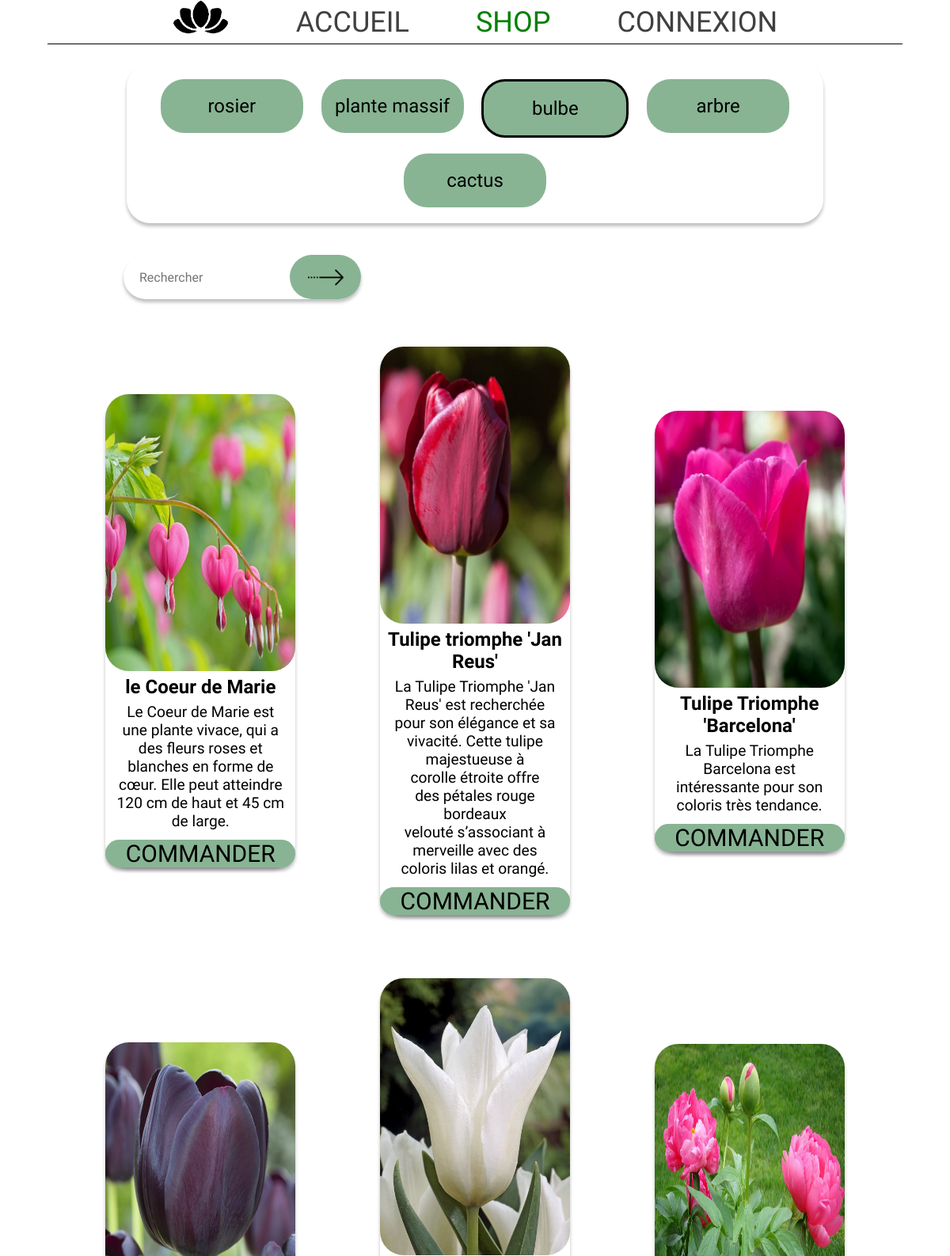
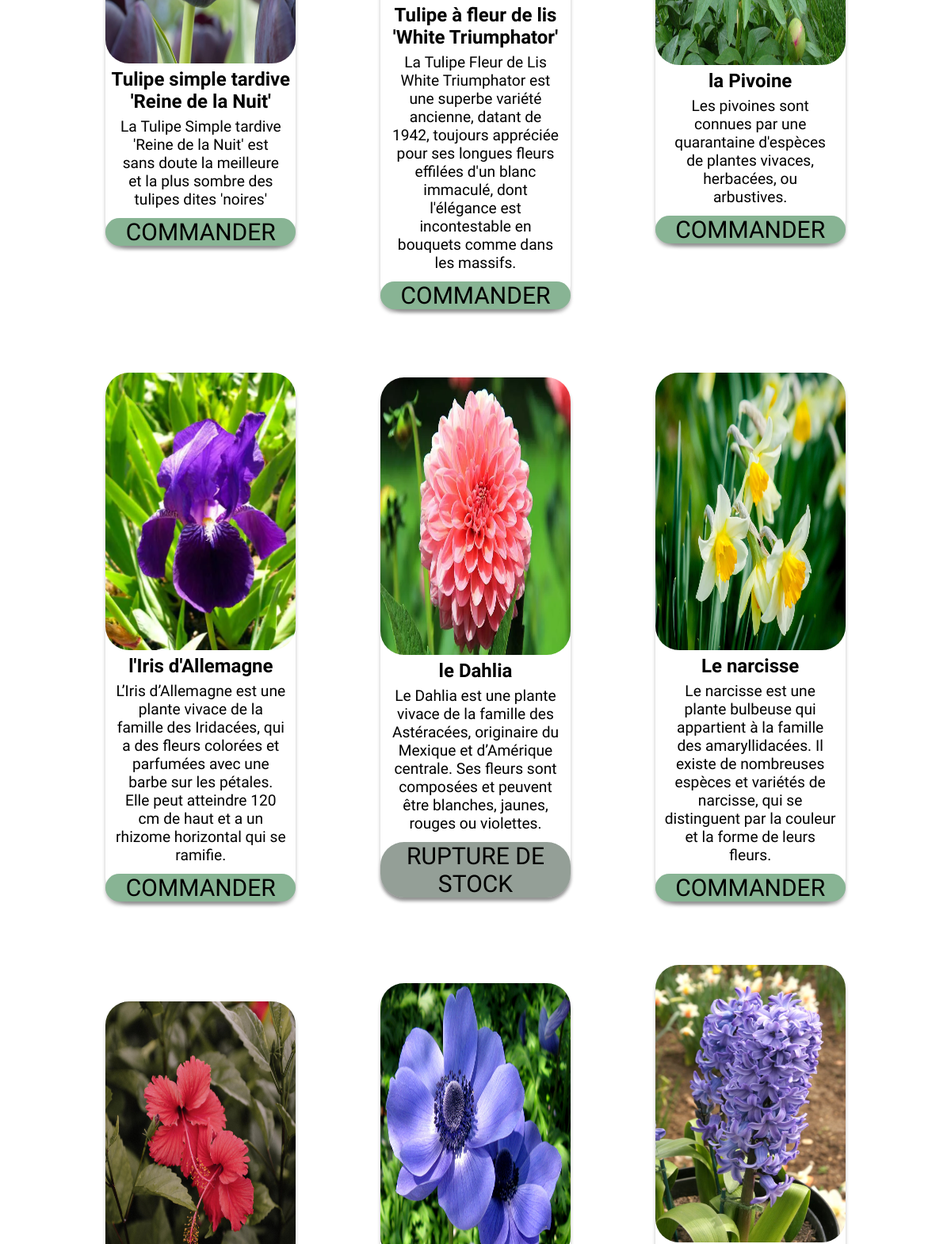
/shop.php?categ=3 (upper part), run on the app's committed database (2 pictures, top to bottom).
### tables this page shows
CREATE TABLE IF NOT EXISTS `t_categorie` (
  `idCategorie` int(11) NOT NULL AUTO_INCREMENT,
  `libelle` varchar(100) NOT NULL,
  PRIMARY KEY (`idCategorie`)
);

CREATE TABLE IF NOT EXISTS `t_produit` (
  `idProduit` int(11) NOT NULL AUTO_INCREMENT,
  `Designation` varchar(100) NOT NULL,
  `prix` float NOT NULL,
  `Stock` int(11) NOT NULL,
  `Description` varchar(255) NOT NULL,
  `Image` varchar(100) NOT NULL,
  `idCategorie` int(11) NOT NULL,
  PRIMARY KEY (`idProduit`),
  KEY `T_PRODUIT_T_CATEGORIE0_FK` (`idCategorie`)
);

### shop.php (the view, shortened to what this page needs)
<?php
include 'header.php'?>
    <main>
        <div id="navCategories">
            <ul>
            <?php
                require 'connection.php';
                $table = $dbh->query('SELECT * FROM t_categorie');
                $tableProduits = $table->fetchAll();
                if (isset($_GET["categ"]) and !empty($_GET["categ"])){
                    $categ = htmlspecialchars($_GET["categ"]);
                }
                foreach ($tableProduits as $ligne) {
                    echo "<a href='shop.php?categ=".$ligne['idCategorie']."' style='text-decoration: none;color: black'>
                    <li";
                    if (isset($categ) && ($categ==$ligne['idCategorie'])){
                        echo ' style="border:solid black"';
                    }
                    echo ">".$ligne['libelle']."</li></a>";
                }
            ?>
            </ul>
        </div>
        <form class="rechercheShop">
            <input type="text" name="recherche" id="recherche" placeholder="Rechercher"
                style="width:100%;height:auto;padding-left:20px;font-size:2vh">
            <button type="submit"></button>
        </form>
        <?php
            if(isset($recherche)){
                $table = $dbh->prepare('SELECT * FROM t_produit WHERE Designation LIKE CONCAT("%", :recherche, "%")');
                $table->bindParam(':recherche', $recherche);
                $table->execute();
                $comeBack = 'recherche';
            } else {
                if (isset($categ)){
                    $table = $dbh->prepare('SELECT * FROM t_produit WHERE idCategorie=:categ');
                    $table->bindParam(':categ', $_GET["categ"]);
                    $table->execute();
                } else {
                    $table = $dbh->query('SELECT * FROM t_produit');
                }
            }
            echo '<div id="shop">';
                $tableProduits = $table->fetchAll();
                foreach ($tableProduits as $ligne) {
                    echo '<div class="card" id="article_'.$ligne['idProduit'].'" onClick="document.location.href=\'detailAnnonce.php?produit='.$ligne['idProduit'].'\'">
                            <img src="./images/'.$ligne['Image'].'" alt="'.$ligne['Designation'].'">
                            <h2>'.utf8_encode($ligne['Designation']).'</h2>
                            <p>'.utf8_encode($ligne['Description']).'</p>';
                            if ($ligne['Stock'] == 0){
                                echo '<form><button style="background-color:#949F97">RUPTURE DE STOCK</button></form>';
                            } else {
                            echo '<form action="backPanier/panierAdd.php">';
                            echo '<button type="submit" name="idProduit" value='.$ligne['idProduit'].' style="cursor:pointer">COMMANDER</button>
                            </form>';
                        }
                        echo '</div>';
                }
            ?>
        </div>
    </main>
</body>
</html>

### css/index.css (style rules this page uses)
* { margin: 0; padding: 0; font-family: 'Amatic SC'; }
h2 { font-family: 'Amatic SC'; }
main { width: 100%; height: 90%; margin-bottom: 10%; }
body { width: 100%; height: 100%; }
@media screen and (min-width: 600px) { main { margin-top: 5%; } }
form input[type="text"] { vertical-align: middle; padding-right: 50px; height: 4vw; width: 30%; }
@media screen and (min-width: 600px) { form input[type="text"]::placeholder { width: 200%; font-size: 100%; } }
#navCategories { margin: 10vh auto auto auto; width: 70%; box-shadow: 0px 4px 4px rgba(0, 0, 0, 0.25); padding: 20px 20px 20px 20px; border-radius: 30px; }
#navCategories ul { list-style-type: none; display: flex; flex-direction: row; flex-wrap: wrap; justify-content: space-evenly; row-gap: 2.5vh; }
#navCategories ul li { font-family: 'Amatic SC'; font-size: 2vw; background-color: #88B494; width: 15vw; text-align: center; border-radius: 30px; padding-top: 2.5vh; padding-bottom: 2.5vh; }
.rechercheShop { position: relative; margin-top: 5vh; margin-left: 13vw; width: 25vw; height: 7vh; display: flex; }
.rechercheShop>input { width: 100%; border: none; box-shadow: 0px 4px 4px rgba(0, 0, 0, 0.25); border-radius: 30px; }
.rechercheShop>button { height: 100%; width: 30%; border-radius: 30px; border: none; background-repeat: no-repeat; background-image: url(../icons/arrow.png); background-position: center center; background-size: 50%; background-color: #88B494; position: absolute; left: 70%; }
#shop { margin-top: 5%; width: 80%; height: fit-content; margin-left: auto; margin-right: auto; display: flex; flex-direction: row; flex-wrap: wrap; justify-content: space-around; gap: 5em; align-content: center; align-items: center; }
.card { position: relative; box-shadow: 0px 4px 4px rgba(0, 0, 0, 0.25); border-radius: 30px; width: 25%; height: fit-content; display: flex; flex-direction: column; flex-wrap: nowrap; align-content: center; justify-content: flex-start; align-items: center; text-align: center; }
.card img { width: 100%; height: 350px; border-radius: 30px; }
.card>h2 { width: 100%; height: 10%; border-radius: 30px; margin-top: 2.5%; margin-bottom: 2.5%; font-size: 2vw; }
.card>p { width: 90%; height: 10%; overflow: hidden; font-size: larger; margin-bottom: 5%; }
.card>form { width: 100%; height: 20%; }
.card>form>button { width: 100%; height: 100%; border-radius: 30px; border: none; background-color: #88B494; box-shadow: 0px 4px 4px rgba(0, 0, 0, 0.25); font-family: 'Amatic SC'; font-size: 2.5vw; }

### data on the page
t_categorie: libelle "rosier"
t_categorie: libelle "plante massif"
t_categorie: libelle "bulbe"
t_categorie: libelle "arbre"
t_categorie: libelle "cactus"
t_produit: Image (picture), Designation "le Coeur de Marie", Description "Le Coeur de Marie est une plante vivace, qui a des fleurs roses et blanches en forme de cœur. Elle peut atteindre 120 cm de haut et 45 cm de large.", $ligne['idProduit'] 3 (drawn)
t_produit: Image (picture), Designation "Tulipe triomphe 'Jan Reus'", Description "La Tulipe Triomphe 'Jan Reus' est recherchée pour son élégance et sa vivacité. Cette tulipe majestueuse à corolle étroite offre des pétales rouge bordeaux velouté s’associant à merveille avec des coloris lilas et orangé.", $ligne['idProduit'] 4 (drawn)
t_produit: Image (picture), Designation "Tulipe Triomphe 'Barcelona'", Description "La Tulipe Triomphe Barcelona est intéressante pour son coloris très tendance.", $ligne['idProduit'] 5 (drawn)
t_produit: Image (picture), Designation "Tulipe simple tardive 'Reine de la Nuit'", Description "La Tulipe Simple tardive 'Reine de la Nuit' est sans doute la meilleure et la plus sombre des tulipes dites 'noires'", $ligne['idProduit'] 6 (drawn)
t_produit: Image (picture), Designation "Tulipe à fleur de lis 'White Triumphator'", Description "La Tulipe Fleur de Lis White Triumphator est une superbe variété ancienne, datant de 1942, toujours appréciée pour ses longues fleurs effilées d'un blanc immaculé, dont l'élégance est incontestable en bouquets comme dans les massifs.", $ligne['idProduit'] 7 (drawn)
t_produit: Image (picture), Designation "la Pivoine", Description "Les pivoines sont connues par une quarantaine d'espèces de plantes vivaces, herbacées, ou arbustives.", $ligne['idProduit'] 8 (drawn)
t_produit: Image (picture), Designation "l'Iris d'Allemagne", Description "L’Iris d’Allemagne est une plante vivace de la famille des Iridacées, qui a des fleurs colorées et parfumées avec une barbe sur les pétales. Elle peut atteindre 120 cm de haut et a un rhizome horizontal qui se ramifie.", $ligne['idProduit'] 9 (drawn)
t_produit: Image (picture), Designation "le Dahlia", Description "Le Dahlia est une plante vivace de la famille des Astéracées, originaire du Mexique et d’Amérique centrale. Ses fleurs sont composées et peuvent être blanches, jaunes, rouges ou violettes.", Stock "RUPTURE DE STOCK"
t_produit: Image (picture), Designation "Le narcisse", Description "Le narcisse est une plante bulbeuse qui appartient à la famille des amaryllidacées. Il existe de nombreuses espèces et variétés de narcisse, qui se distinguent par la couleur et la forme de leurs fleurs.", $ligne['idProduit'] 13 (drawn)
t_produit: Image (picture)
t_produit: Image (picture)
t_produit: Image (picture)
